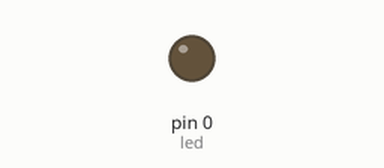
Simulated run of this program. Board: MicroPython board. Shown: output pins drawn as LEDs (lit = HIGH).

Above: at 0.15 s.
At 19.77 s:
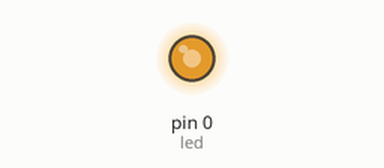
At 39.7 s:
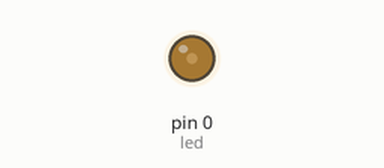
Timing chart, 0 to 40.0 s (numbered marks = the images above):
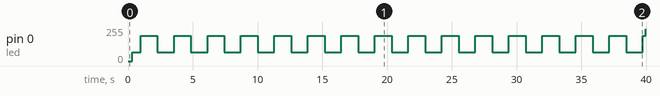

Measured:
- by itself, pin 0 (led): 0/255 → 64/255 at 0.32 s, → 191/255 0.64 s later, → 64/255 1.3 s later, → 191/255 1.3 s later, … (33 changes in this stretch)

The program:

Codigo2.py
```python
from machine import Pin, PWM
import time

# Declarar el pin en el GPO 0
led = Pin(0, Pin.OUT)

# Configurar el pin como PWM con la frecuencia de 1000 Hz
led_pwm = PWM(led, freq=1000)

# Variable de espera
espera = 5

while True:
    # Inicio del bucle para el encendido gradual del LED
    for i in range(0, 65535, 255):
        led_pwm.duty_u16(i)
        time.sleep_ms(espera)

    # Inicio del bucle para el apagado gradual del LED
    for i in range(65535, 0, -255):
        led_pwm.duty_u16(i)
        time.sleep_ms(espera)
```
